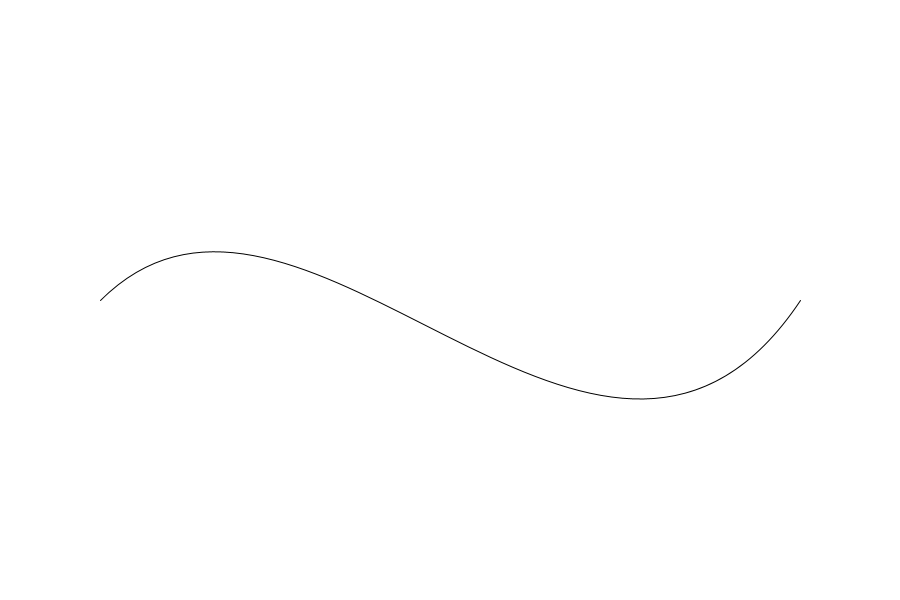
Frame 1 (no input)
Frame 60 (the mouse pressed at the canvas centre just before this capture): identical to frame 1, image omitted
Frame 120 (the mouse held since frame 60 and released just before this capture): identical to frame 1, image omitted

The Processing sketch that drew this single still picture (run headless with seeded random() and noise(); from frame 60 on, the mouse is pressed at the canvas centre):

// Processing sketch: sample_10_function_03_bezier
// ── sample_10_function_03_bezier.pde
// Bezier Curve

void setup(){
  size(900, 600);
}

void draw(){
  background(255);
  bezier(100, 300, 300, 100, 600, 600, 800, 300);
}
